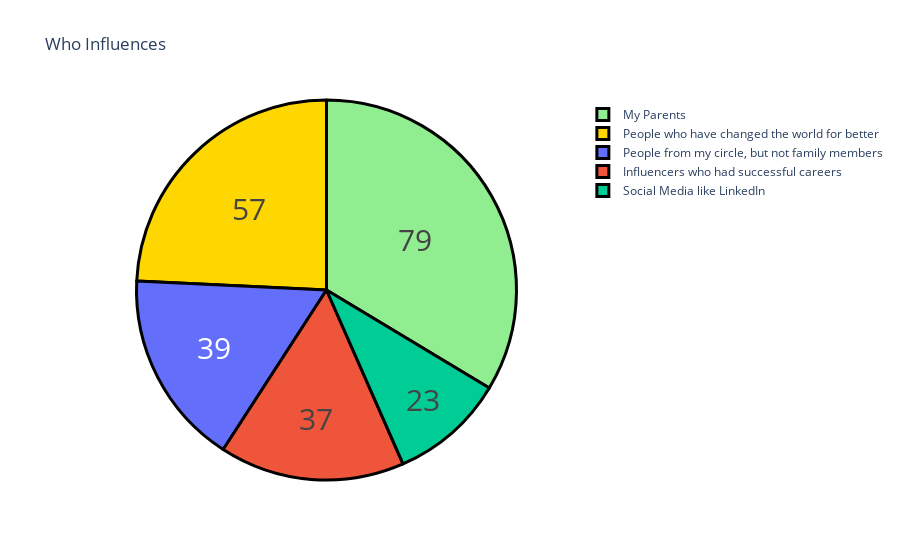

Here is the notebook cell this chart was saved with:
### Code cell
asp=data["Which of the below factors influence the most about your career aspirations ?"].value_counts()
label=asp.index
counts=asp.values
colors=['lightgreen','gold']
fig=go.Figure(data=[go.Pie(labels=label,values=counts)])
fig.update_layout(title_text='Who Influences')
fig.update_traces(hoverinfo='label+percent', 
                  textinfo='value', textfont_size=30,
                  marker=dict(colors=colors, 
                              line=dict(color='black', width=3)))
fig.show()

### Figure 1 — Plotly figure (JSON) as saved in the notebook; plotly's stock layout.template omitted (floating-point values rounded to 4 significant figures)
{"data": [{"hoverinfo": "label+percent", "labels": ["My Parents", "People who have changed the world for better", "People from my circle, but not family members", "Influencers who had successful careers", "Social Media like LinkedIn"], "marker": {"colors": ["lightgreen", "gold"], "line": {"color": "black", "width": 3}}, "textfont": {"size": 30}, "textinfo": "value", "type": "pie", "values": [79, 57, 39, 37, 23]}], "layout": {"title": {"text": "Who Influences"}}}
